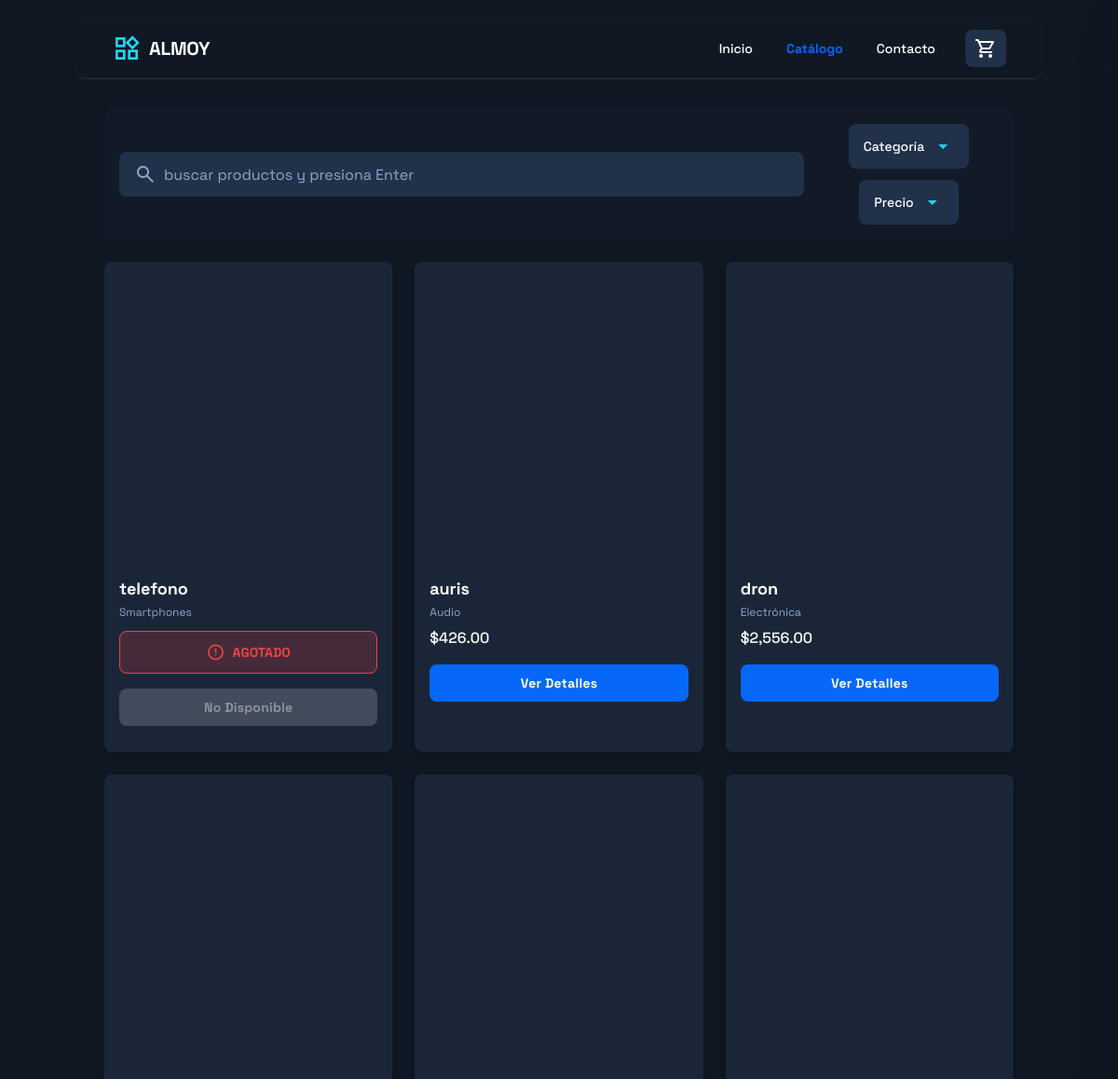
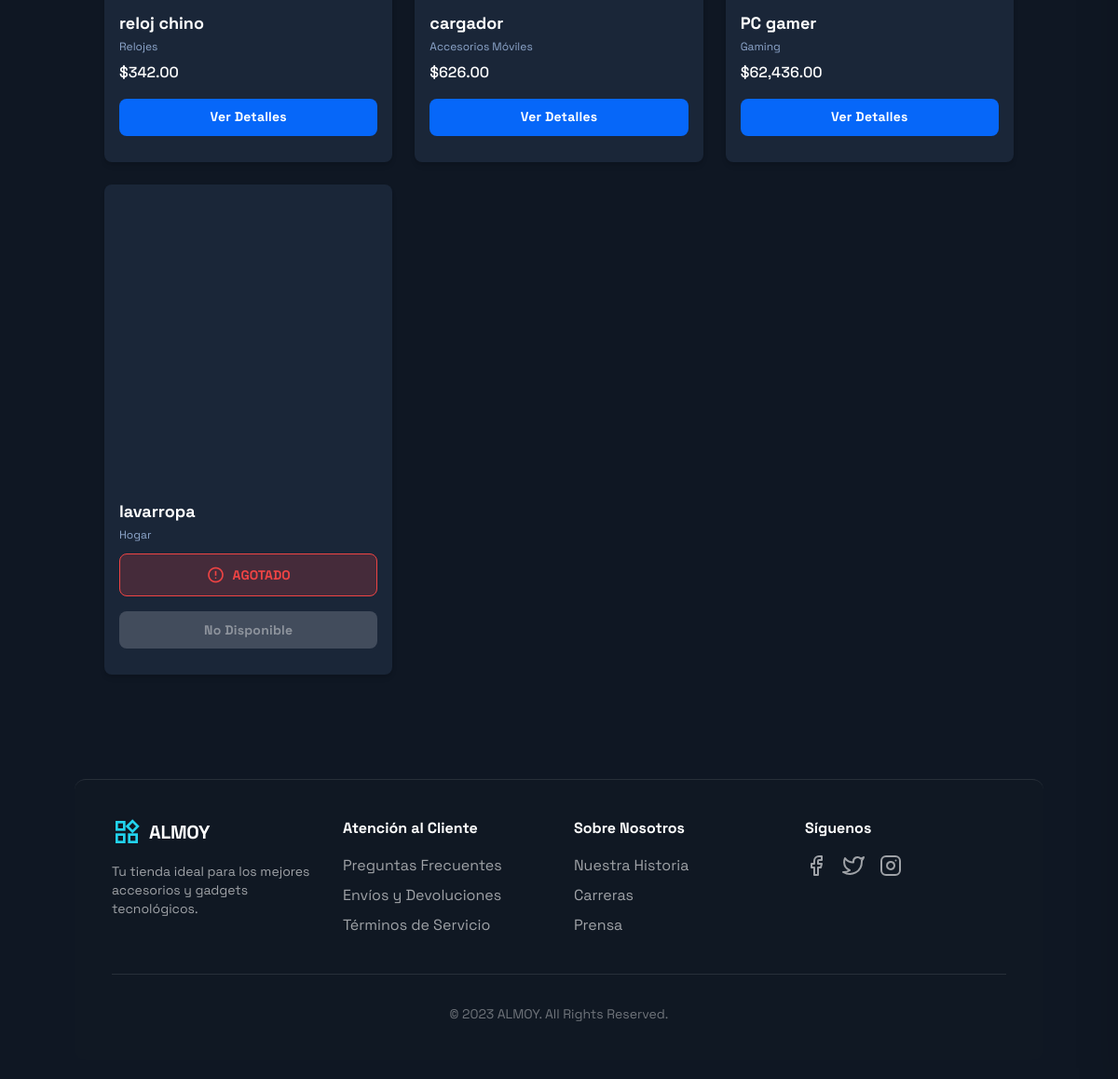
The app's page /Pagina/catalogo.php with its own data (2 pictures, top to bottom).
### tables this page shows
CREATE TABLE `stock` (
  `id_producto` int(11) NOT NULL,
  `nombre` varchar(200) NOT NULL,
  `descripcion` text DEFAULT NULL,
  `precio` decimal(10,2) NOT NULL DEFAULT 0.00,
  `id_categoria` int(11) NOT NULL,
  `imagen_url` varchar(500) DEFAULT NULL,
  `stock` int(11) NOT NULL DEFAULT 0,
  `estado` enum('activo','inactivo','descontinuado') DEFAULT 'activo',
  `fecha_creacion` timestamp NOT NULL DEFAULT current_timestamp(),
  `fecha_actualizacion` timestamp NOT NULL DEFAULT current_timestamp() ON UPDATE current_timestamp()
);

CREATE TABLE `categorias` (
  `id_categoria` int(11) NOT NULL,
  `nombre` varchar(100) NOT NULL,
  `descripcion` text DEFAULT NULL,
  `fecha_creacion` timestamp NOT NULL DEFAULT current_timestamp(),
  `fecha_actualizacion` timestamp NOT NULL DEFAULT current_timestamp() ON UPDATE current_timestamp()
);

### Pagina/catalogo.php (the view, shortened to what this page needs)
<?php
$conn = new mysqli("localhost", "root", "", "almoy_db");
$query = "SELECT s.*, c.nombre as nombre_categoria
          FROM stock s
          LEFT JOIN categorias c ON s.id_categoria = c.id_categoria
          WHERE s.estado = 'activo'
          ORDER BY s.id_producto ASC";
$result = $conn->query($query);
?>
<!DOCTYPE html>
<html class="dark" lang="es">
<head>
<script src="https://cdn.tailwindcss.com?plugins=forms,container-queries"></script>
</head>
<body class="bg-background-light dark:bg-background-dark font-display">
<div class="relative flex h-auto min-h-screen w-full flex-col group/design-root overflow-x-hidden">
<div class="layout-container flex h-full grow flex-col">
<div class="px-4 md:px-10 lg:px-20 xl:px-40 flex flex-1 justify-center py-5">
<div class="layout-content-container flex flex-col max-w-[1200px] flex-1">
<header class="flex items-center justify-between whitespace-nowrap border-b border-solid border-white/10 px-4 sm:px-6 lg:px-10 py-3 bg-[#101823] rounded-xl">
    <div class="flex items-center gap-4">
        <div class="flex items-center gap-2 text-white">
            <span class="material-symbols-outlined text-secondary" style="font-size: 32px;">widgets</span>
            <h2 class="text-white text-xl font-bold leading-tight tracking-[-0.015em]">ALMOY</h2>
        </div>
    </div>
    <div class="flex flex-1 justify-end gap-8">
        <div class="hidden lg:flex items-center gap-9">
            <a class="text-white text-sm font-medium leading-normal hover:text-primary transition-colors" href="inicio.php">Inicio</a>
            <a class="text-primary text-sm font-bold leading-normal" href="catalogo.php">Catálogo</a>
            <a class="text-white text-sm font-medium leading-normal hover:text-primary transition-colors" href="contacto.php">Contacto</a>
        </div>
        <div class="flex gap-2">
            <button onclick="abrirCarrito()" class="flex max-w-[480px] cursor-pointer items-center justify-center overflow-hidden rounded-lg h-10 bg-[#21314a] text-white hover:bg-primary transition-colors gap-2 text-sm font-bold leading-normal tracking-[0.015em] min-w-0 px-2.5">
                <span class="material-symbols-outlined">shopping_cart</span>
            </button>
        </div>
    </div>
</header>
<main class="flex flex-col gap-6 p-4 md:p-6 lg:p-8">
    <div class="bg-gray-100 dark:bg-gray-800/20 p-4 rounded-lg flex flex-col md:flex-row gap-4 items-center">
        <div class="flex-grow w-full">
            <label class="flex flex-col min-w-40 h-12 w-full">
                <div class="flex w-full flex-1 items-stretch rounded-lg h-full">
                    <div class="text-gray-500 dark:text-[#8ea7cc] flex border-none bg-white dark:bg-[#21314a] items-center justify-center pl-4 rounded-l-lg border-r-0">
                        <span class="material-symbols-outlined">search</span>
                    </div>
                    <input id="searchInput" onkeypress="buscarEnter(event)" class="form-input flex w-full min-w-0 flex-1 resize-none overflow-hidden rounded-r-lg text-gray-800 dark:text-white focus:outline-0 focus:ring-2 focus:ring-primary border-none bg-white dark:bg-[#21314a] focus:border-none h-full placeholder:text-gray-500 dark:placeholder:text-[#8ea7cc] px-4 pl-2 text-base font-normal leading-normal" placeholder="buscar productos y presiona Enter" value=""/>
                </div>
            </label>
        </div>
        <div class="flex gap-3 flex-wrap justify-center">
            <button onclick="toggleSidebarCategorias()" class="flex h-12 shrink-0 items-center justify-center gap-x-2 rounded-lg bg-white dark:bg-[#21314a] px-4 hover:bg-gray-50 dark:hover:bg-[#2b3e5a] transition-colors">
                <p class="text-gray-800 dark:text-white text-sm font-medium leading-normal">Categoría</p>
                <span class="material-symbols-outlined text-secondary dark:text-secondary">arrow_drop_down</span>
            </button>
            <button onclick="toggleOrdenPrecio()" id="btnPrecio" class="flex h-12 shrink-0 items-center justify-center gap-x-2 rounded-lg bg-white dark:bg-[#21314a] px-4 hover:bg-gray-50 dark:hover:bg-[#2b3e5a] transition-colors">
                <p class="text-gray-800 dark:text-white text-sm font-medium leading-normal">Precio</p>
                <span class="material-symbols-outlined text-secondary dark:text-secondary" id="iconoPrecio">arrow_drop_down</span>
            </button>
        </div>
    </div>
    <div id="productosGrid" class="grid grid-cols-1 sm:grid-cols-2 md:grid-cols-2 lg:grid-cols-3 xl:grid-cols-4 gap-6">
        <?php if ($result && $result->num_rows > 0): ?>
            <?php while ($producto = $result->fetch_assoc()): ?>
                <div class="producto-item flex flex-col gap-3 pb-3 bg-white dark:bg-[#1a2638] rounded-lg shadow-md hover:shadow-xl transition-shadow duration-300 overflow-hidden"
                     data-nombre="<?php echo strtolower($producto['nombre']); ?>"
                     data-descripcion="<?php echo strtolower($producto['descripcion']); ?>"
                     data-categoria="<?php echo $producto['id_categoria']; ?>"
                     data-precio="<?php echo $producto['precio']; ?>">
                    <div class="w-full bg-center bg-no-repeat aspect-square bg-cover" style='background-image: url("<?php echo htmlspecialchars($producto['imagen_url']); ?>");'></div>
                    <div class="p-4 flex flex-col flex-grow">
                        <p class="text-gray-900 dark:text-white text-lg font-bold leading-normal"><?php echo htmlspecialchars($producto['nombre']); ?></p>
                        <p class="text-gray-500 dark:text-[#8ea7cc] text-xs mt-1"><?php echo htmlspecialchars($producto['nombre_categoria']); ?></p>
                        <?php if ($producto['stock'] > 0): ?>
                            <p class="text-gray-900 dark:text-white text-base font-medium mt-2">$<?php echo number_format($producto['precio'], 2); ?></p>
                            <button onclick="window.location.href='detalles.php?id=<?php echo $producto['id_producto']; ?>'" class="mt-4 w-full flex min-w-[84px] max-w-[480px] cursor-pointer items-center justify-center overflow-hidden rounded-lg h-10 px-4 bg-primary text-white text-sm font-bold leading-normal tracking-[0.015em] hover:bg-primary/90">
                                <span class="truncate">Ver Detalles</span>
                            </button>
                        <?php else: ?>
                            <div class="mt-3 bg-red-500/20 border border-red-500 rounded-lg py-2 px-3 flex items-center justify-center gap-2">
                                <span class="material-symbols-outlined text-red-500 text-xl">error</span>
                                <p class="text-red-500 text-sm font-bold uppercase">AGOTADO</p>
                            </div>
                            <button disabled class="mt-4 w-full flex min-w-[84px] max-w-[480px] cursor-not-allowed items-center justify-center overflow-hidden rounded-lg h-10 px-4 bg-gray-500 text-white text-sm font-bold leading-normal tracking-[0.015em] opacity-50">
                                <span class="truncate">No Disponible</span>
                            </button>
                        <?php endif; ?>
                    </div>
                </div>
            <?php endwhile; ?>
        <?php endif; ?>
    </div>
</main>
<footer class="mt-20 border-t border-solid border-white/10 bg-[#101823] rounded-xl p-10">
    <div class="grid grid-cols-1 md:grid-cols-4 gap-8">
        <div class="col-span-1 md:col-span-1">
            <div class="flex items-center gap-2 text-white">
                <span class="material-symbols-outlined text-secondary" style="font-size: 32px;">widgets</span>
                <h2 class="text-white text-xl font-bold leading-tight tracking-[-0.015em]">ALMOY</h2>
            </div>
            <p class="text-white/60 mt-4 text-sm">Tu tienda ideal para los mejores accesorios y gadgets tecnológicos.</p>
        </div>
        <div>
            <h3 class="text-white font-bold mb-4">Atención al Cliente</h3>
            <ul class="space-y-2 text-white/60">
                <li><a class="hover:text-primary transition-colors" href="#">Preguntas Frecuentes</a></li>
                <li><a class="hover:text-primary transition-colors" href="#">Envíos y Devoluciones</a></li>
                <li><a class="hover:text-primary transition-colors" href="#">Términos de Servicio</a></li>
            </ul>
        </div>
        <div>
            <h3 class="text-white font-bold mb-4">Sobre Nosotros</h3>
            <ul class="space-y-2 text-white/60">
                <li><a class="hover:text-primary transition-colors" href="#">Nuestra Historia</a></li>
                <li><a class="hover:text-primary transition-colors" href="#">Carreras</a></li>
                <li><a class="hover:text-primary transition-colors" href="#">Prensa</a></li>
            </ul>
        </div>
        <div>
            <h3 class="text-white font-bold mb-4">Síguenos</h3>
            <div class="flex space-x-4">
                <a class="text-white/60 hover:text-primary transition-colors" href="#">
                    <svg class="feather feather-facebook" fill="none" height="24" stroke="currentColor" stroke-linecap="round" stroke-linejoin="round" stroke-width="2" viewbox="0 0 24 24" width="24" xmlns="http://www.w3.org/2000/svg"><path d="M18 2h-3a5 5 0 0 0-5 5v3H7v4h3v8h4v-8h3l1-4h-4V7a1 1 0 0 1 1-1h3z"></path></svg>
                </a>
                <a class="text-white/60 hover:text-primary transition-colors" href="#">
                </a>
                <a class="text-white/60 hover:text-primary transition-colors" href="#">
                </a>
            </div>
        </div>
    </div>
    <div class="text-center text-white/40 text-sm mt-10 pt-8 border-t border-white/10">
        © 2023 ALMOY. All Rights Reserved.
    </div>
</footer>
</div>
</div>
</div>
</div>
</body>
</html>

### Pagina/catalogo.php (style rules this page uses)
.material-symbols-outlined { font-variation-settings: 'FILL' 0, 'wght' 400, 'GRAD' 0, 'opsz' 24 }

### records on screen
stock: nombre "telefono", id_categoria.nombre "Smartphones", stock 0 (drawn)
stock: nombre "auris", id_categoria.nombre "Audio", precio "426.00"
stock: nombre "dron", id_categoria.nombre "Electrónica", precio "2,556.00"
stock: nombre "reloj chino", id_categoria.nombre "Relojes", precio "342.00"
stock: nombre "cargador", id_categoria.nombre "Accesorios Móviles", precio "626.00"
stock: nombre "PC gamer", id_categoria.nombre "Gaming", precio "62,436.00"
stock: nombre "lavarropa", id_categoria.nombre "Hogar", stock 0 (drawn)
